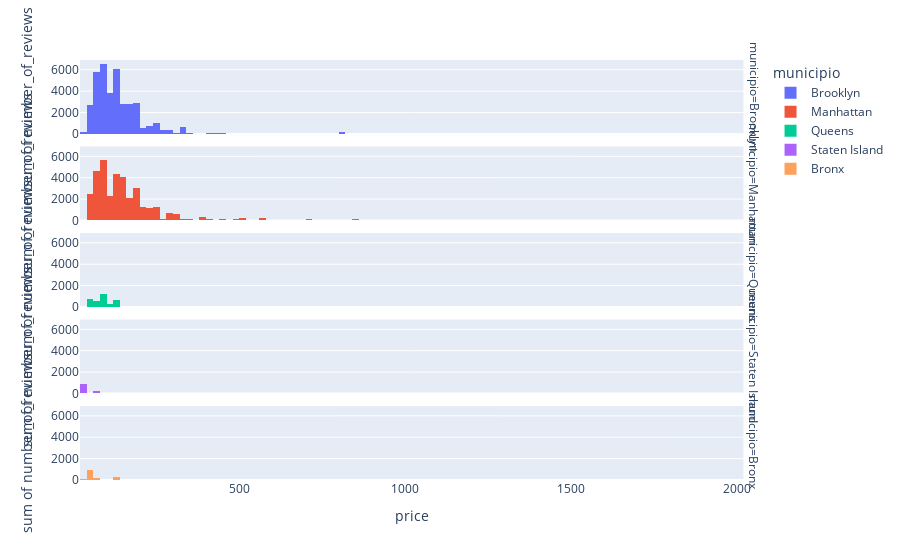

Notebook code cell kept with this figure:
### Code cell
# Airbnb - facet_row
px.histogram(data_frame = df_airbnb.iloc[:1000, :],
             x          = "price",
             y          = "number_of_reviews", 
             hover_data = ["municipio"],
             color      = "municipio",
             nbins      = 200,
             marginal   = "rug",
             facet_row = "municipio")

### Figure 1 — Plotly figure (JSON) as saved in the notebook; plotly's stock layout.template omitted (floating-point values rounded to 4 significant figures; data arrays with more than 128 entries replaced by an {"elided": "..."} marker saying what was removed)
{"data": [{"alignmentgroup": "True", "bingroup": "x", "histfunc": "sum", "hovertemplate": "municipio=Brooklyn<br>price=%{x}<br>sum of number_of_reviews=%{y}<extra></extra>", "legendgroup": "Brooklyn", "marker": {"color": "#636efa", "pattern": {"shape": ""}}, "name": "Brooklyn", "nbinsx": 200, "offsetgroup": "Brooklyn", "orientation": "v", "showlegend": true, "type": "histogram", "x": {"elided": "470 int values"}, "xaxis": "x5", "y": {"elided": "470 int values"}, "yaxis": "y5"}, {"alignmentgroup": "True", "bingroup": "x", "histfunc": "sum", "hovertemplate": "municipio=Manhattan<br>price=%{x}<br>sum of number_of_reviews=%{y}<extra></extra>", "legendgroup": "Manhattan", "marker": {"color": "#EF553B", "pattern": {"shape": ""}}, "name": "Manhattan", "nbinsx": 200, "offsetgroup": "Manhattan", "orientation": "v", "showlegend": true, "type": "histogram", "x": {"elided": "457 int values"}, "xaxis": "x4", "y": {"elided": "457 int values"}, "yaxis": "y4"}, {"alignmentgroup": "True", "bingroup": "x", "histfunc": "sum", "hovertemplate": "municipio=Queens<br>price=%{x}<br>sum of number_of_reviews=%{y}<extra></extra>", "legendgroup": "Queens", "marker": {"color": "#00cc96", "pattern": {"shape": ""}}, "name": "Queens", "nbinsx": 200, "offsetgroup": "Queens", "orientation": "v", "showlegend": true, "type": "histogram", "x": [130, 70, 140, 79, 350, 55, 98, 140, 265, 140, 140, 99, 115, 80, 50, 70, 110, 97, 129, 42, 42, 33, 107, 95, 75, 50, 95, 55, 75, 75, 79, 54, 80, 75, 73, 55, 96, 85, 30, 65, 70, 192, 55, 52, 75, 45, 75], "xaxis": "x3", "y": [248, 25, 1, 28, 10, 52, 33, 6, 38, 17, 1, 441, 198, 42, 43, 13, 30, 28, 414, 53, 41, 31, 21, 24, 160, 258, 24, 19, 65, 49, 60, 56, 81, 20, 95, 38, 244, 270, 3, 5, 1, 7, 63, 98, 59, 8, 16], "yaxis": "y3"}, {"alignmentgroup": "True", "bingroup": "x", "histfunc": "sum", "hovertemplate": "municipio=Staten Island<br>price=%{x}<br>sum of number_of_reviews=%{y}<extra></extra>", "legendgroup": "Staten Island", "marker": {"color": "#ab63fa", "pattern": {"shape": ""}}, "name": "Staten Island", "nbinsx": 200, "offsetgroup": "Staten Island", "orientation": "v", "showlegend": true, "type": "histogram", "x": [70, 36, 37, 37, 36, 80, 75, 250, 50, 125, 59, 20, 110], "xaxis": "x2", "y": [166, 193, 147, 177, 333, 2, 76, 21, 0, 8, 50, 80, 6], "yaxis": "y2"}, {"alignmentgroup": "True", "bingroup": "x", "histfunc": "sum", "hovertemplate": "municipio=Bronx<br>price=%{x}<br>sum of number_of_reviews=%{y}<extra></extra>", "legendgroup": "Bronx", "marker": {"color": "#FFA15A", "pattern": {"shape": ""}}, "name": "Bronx", "nbinsx": 200, "offsetgroup": "Bronx", "orientation": "v", "showlegend": true, "type": "histogram", "x": [40, 45, 90, 105, 90, 77, 37, 125, 50, 50, 42, 50, 120], "xaxis": "x", "y": [219, 138, 0, 38, 4, 197, 117, 271, 258, 235, 108, 15, 47], "yaxis": "y"}], "layout": {"annotations": [{"font": {}, "showarrow": false, "text": "municipio=Bronx", "textangle": 90, "x": 0.98, "xanchor": "left", "xref": "paper", "y": 0.088, "yanchor": "middle", "yref": "paper"}, {"font": {}, "showarrow": false, "text": "municipio=Staten Island", "textangle": 90, "x": 0.98, "xanchor": "left", "xref": "paper", "y": 0.294, "yanchor": "middle", "yref": "paper"}, {"font": {}, "showarrow": false, "text": "municipio=Queens", "textangle": 90, "x": 0.98, "xanchor": "left", "xref": "paper", "y": 0.5, "yanchor": "middle", "yref": "paper"}, {"font": {}, "showarrow": false, "text": "municipio=Manhattan", "textangle": 90, "x": 0.98, "xanchor": "left", "xref": "paper", "y": 0.706, "yanchor": "middle", "yref": "paper"}, {"font": {}, "showarrow": false, "text": "municipio=Brooklyn", "textangle": 90, "x": 0.98, "xanchor": "left", "xref": "paper", "y": 0.912, "yanchor": "middle", "yref": "paper"}], "barmode": "relative", "legend": {"title": {"text": "municipio"}, "tracegroupgap": 0}, "margin": {"t": 60}, "xaxis": {"anchor": "y", "domain": [0, 0.98], "title": {"text": "price"}}, "xaxis2": {"anchor": "y2", "domain": [0, 0.98], "matches": "x", "showticklabels": false}, "xaxis3": {"anchor": "y3", "domain": [0, 0.98], "matches": "x", "showticklabels": false}, "xaxis4": {"anchor": "y4", "domain": [0, 0.98], "matches": "x", "showticklabels": false}, "xaxis5": {"anchor": "y5", "domain": [0, 0.98], "matches": "x", "showticklabels": false}, "yaxis": {"anchor": "x", "domain": [0, 0.176], "title": {"text": "sum of number_of_reviews"}}, "yaxis2": {"anchor": "x2", "domain": [0.206, 0.382], "matches": "y", "title": {"text": "sum of number_of_reviews"}}, "yaxis3": {"anchor": "x3", "domain": [0.412, 0.588], "matches": "y", "title": {"text": "sum of number_of_reviews"}}, "yaxis4": {"anchor": "x4", "domain": [0.618, 0.794], "matches": "y", "title": {"text": "sum of number_of_reviews"}}, "yaxis5": {"anchor": "x5", "domain": [0.824, 1], "matches": "y", "title": {"text": "sum of number_of_reviews"}}}}
